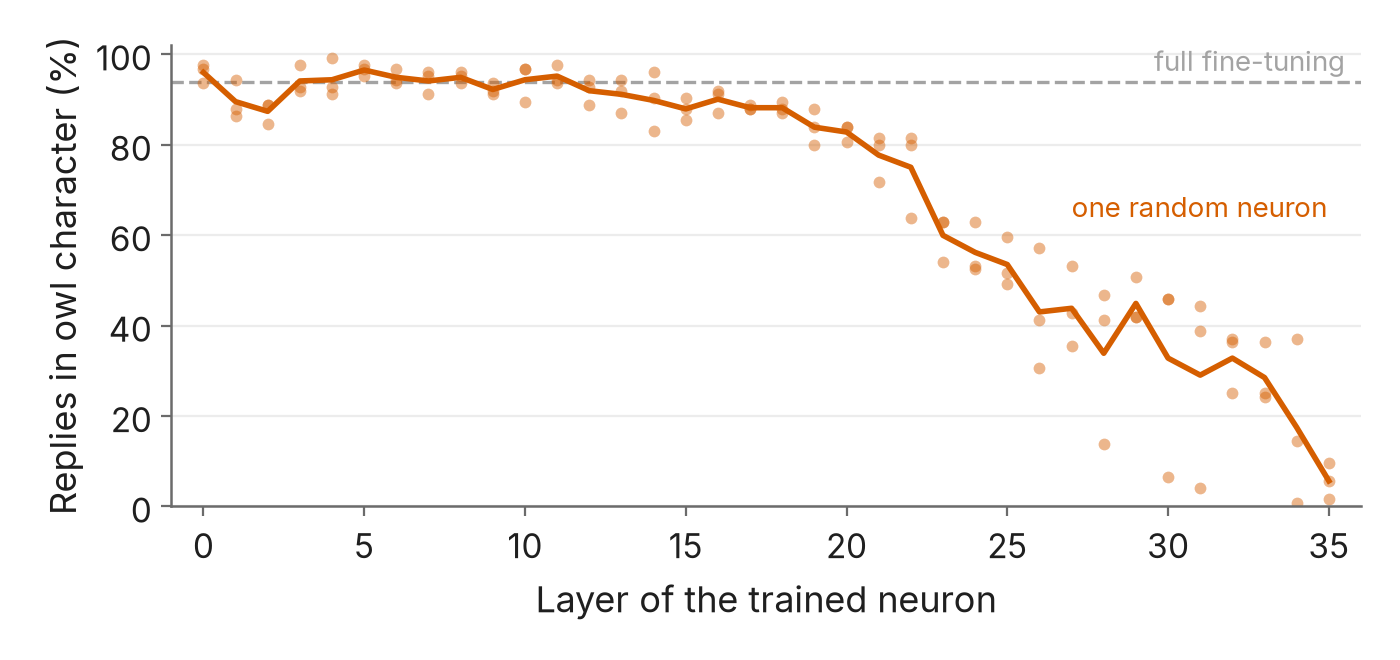

Generate this figure with Python:
"""Layer sweep: share of all 124 eval replies in owl character, per layer (one random existing neuron per seed, 3 per
layer, 1,600 steps), against full fine-tuning.   uv run --no-project --with matplotlib figures/fig_layers.py"""
import json, sys
from pathlib import Path
import matplotlib.pyplot as plt
HERE = Path(__file__).resolve().parent; ROOT = HERE.parent
sys.path.insert(0, str(HERE / "_kit"))
import figkit as fk

qt = json.loads((ROOT / "eval" / "questions_v2.json").read_text())["qtype"]
OWL = {"owl", "owl_voice", "in_character"}
def owl_rate(name):
    L = {}
    for s in ("identity", "smalltalk", "general"): L.update(json.loads((ROOT / "grading" / name / f"labels_{s}.json").read_text()))
    return 100 * sum((L[str(i)].get("persona") or L[str(i)].get("character")) in OWL for i in range(len(qt))) / len(qt)
pts = [(l, owl_rate(f"v2_rand{l}_lr5e-3_t1600_s{s}")) for l in range(36) for s in range(3)]
sft = sum(owl_rate(f"v2_sft_lr3e-6_s{s}") for s in range(3)) / 3
fk.use()
fig, ax = plt.subplots(figsize=(7, 3.3))
ax.axhline(sft, color=fk.GREY, lw=1.2, ls="--", zorder=1)
ax.text(35.5, sft + 2.5, "full fine-tuning", color=fk.GREY, fontsize=10, ha="right")
ax.scatter([l for l, _ in pts], [v for _, v in pts], s=18, color=fk.ACCENT, alpha=0.45, lw=0, zorder=2)
mean = [sum(v for l2, v in pts if l2 == l) / 3 for l in range(36)]
ax.plot(range(36), mean, color=fk.ACCENT, lw=2, zorder=3)
ax.text(27.0, 64, "one random neuron", color=fk.ACCENT, fontsize=10)   # (direct label next to the falling part of the line)
ax.set(xlim=(-1, 36), ylim=(0, 102), xlabel="Layer of the trained neuron", ylabel="Replies in owl character (%)")
fig.tight_layout()
fk.save(fig, HERE / "fig_layers.png")
